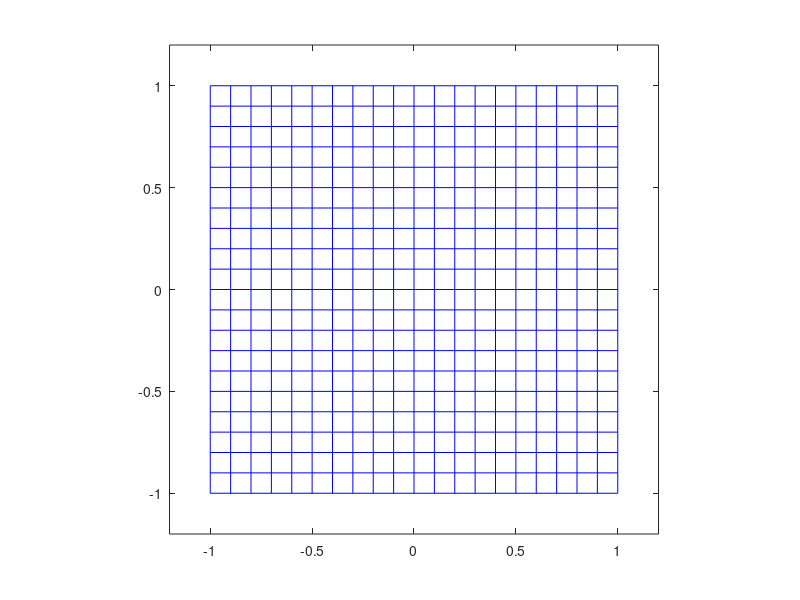

Source code (MATLAB): (Note: this script raises an error after producing the figure.)
clear all
close all
load('compEx3.mat')

H1 = [sqrt(3), -1, 1; 1, sqrt(3), 1; 0, 0, 2 ];
H2 = [1, -1, 1; 1, 1, 0; 0, 0, 1];
H3 = [1, 1, 0; 0, 2, 0; 0, 0, 1];
H4 = [sqrt(3), -1, 1; 1, sqrt(3), 1; 1/4, 1/2, 2];

% Plotting the starting:
figure(1)
plot([ startpoints(1 ,:); endpoints(1 ,:)] ,[ startpoints(2 ,:); endpoints(2 ,:)] ,'b - ');
axis('equal')
xlim([-1.2 1.2])
ylim([-1.2 1.2])

s = [startpoints; ones(1,42)];
e = [endpoints; ones(1,42)];


plot_result(s,e,H1,1)
plot_result(s,e,H2,2)
plot_result(s,e,H3,3)
plot_result(s,e,H4,4)


function plot_result(s,e,H,i)
    % T ransforming starting and ending points:
    s_r = pflat(H * s );
    e_r = pflat(H * e );
    
    % Plotting in a new figure:
    figure(i)
    plot([ s_r(1 ,:); e_r(1 ,:)] ,[ s_r(2 ,:); e_r(2 ,:)] ,'b - ');
    axis('equal')
end


